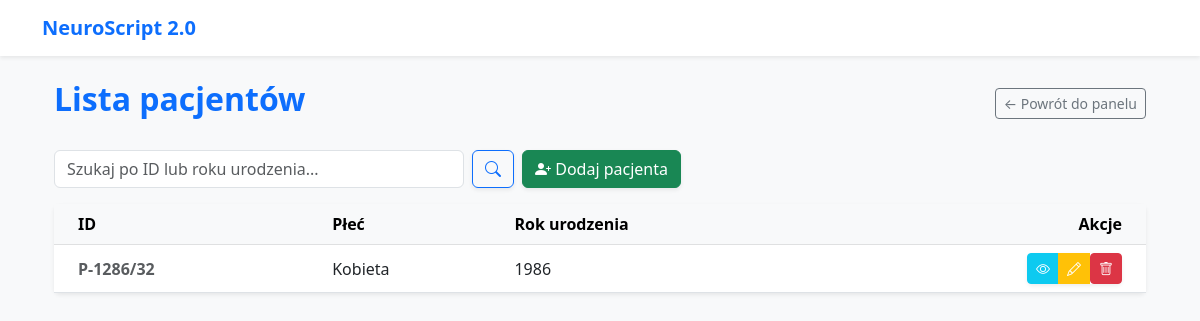
The app's page /patients/ (signed in), older data.
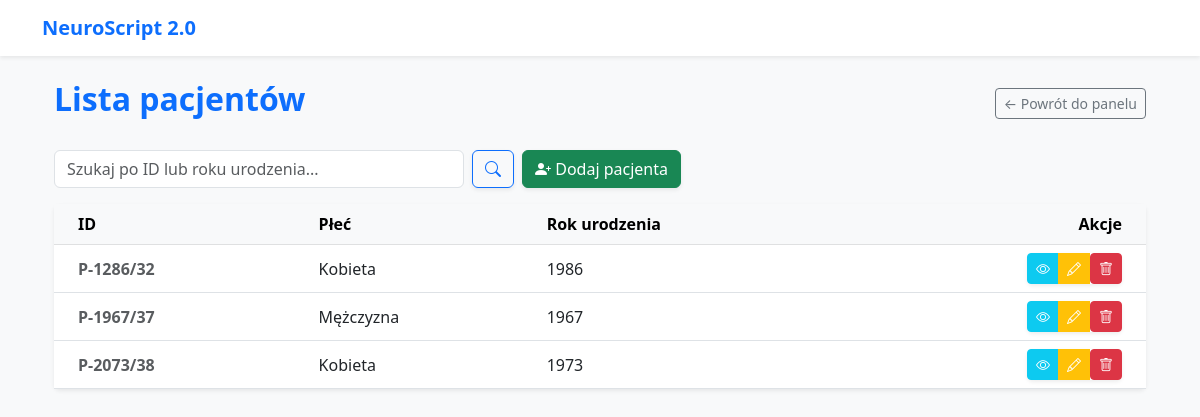
The same page, newer data.
### db_models/models.py (models this page shows, shortened)
class Pacjent(models.Model):
    identyfikator_pacjenta = models.CharField(max_length=100, blank=True)
    rok_urodzenia = models.IntegerField()
    plec = models.CharField(max_length=20)
    lekarz = models.ForeignKey('auth.User', on_delete=models.CASCADE, related_name='pacjenci')

### analysis/views.py (the view, shortened to what this page needs)
# urls.py: path('patients/', views.patient_list, name='patient_list'),
@login_required
def patient_list(request):
    search_query = request.GET.get('search', '').strip()
    patients = Pacjent.objects.filter(lekarz=request.user)
    return render(request, 'analysis/patient_list.html', {
        'patients': patients,
        'search_query': search_query
    })

### templates/analysis/patient_list.html (shortened to what this page needs)
{% extends "base.html" %}
{% block content %}
<div class="container mt-4">
    <div class="d-flex justify-content-between align-items-center mb-4">
        <h2 class="text-primary fw-bold">Lista pacjentów</h2>
        <a href="{% url 'dashboard' %}" class="btn btn-outline-secondary btn-sm">← Powrót do panelu</a>
    </div>
    <div class="row mb-3">
        <div class="col-md-8 col-lg-7">
            <form action="{% url 'patient_list' %}" method="get" class="d-flex">
                <input type="text" name="search" class="form-control me-2" placeholder="Szukaj po ID lub roku urodzenia..." value="{{ search_query }}">
                <button type="submit" class="btn btn-outline-primary shadow-sm">
                    <i class="bi bi-search"></i>
                </button>
                <button type="button" class="btn btn-success ms-2 shadow-sm" id="btnNewPatient" style="white-space: nowrap;">
                    <i class="bi bi-person-plus-fill"></i> Dodaj pacjenta
                </button>
            </form>
        </div>
    </div>
    <div class="card shadow-sm border-0">
        <div class="card-body p-0">
            <table class="table table-hover align-middle mb-0">
                <thead class="table-light">
                    <tr>
                        <th class="ps-4">ID</th>
                        <th>Płeć</th>
                        <th>Rok urodzenia</th>
                        <th class="text-end pe-4">Akcje</th>
                    </tr>
                </thead>
                <tbody>
                    {% for patient in patients %}
                        <tr>
                            <td class="ps-4 fw-bold text-muted">{{ patient.identyfikator_pacjenta }}</td>
                            <td>{{ patient.plec }}</td>
                            <td>{{ patient.rok_urodzenia }}</td>
                            <td class="text-end pe-4">
                                <div class="btn-group shadow-sm" role="group">
                                    <a href="{% url 'historia_badan' %}?search={{ patient.identyfikator_pacjenta }}"
                                    class="btn btn-sm btn-info text-white"
                                    title="Pokaż badania pacjenta">
                                        <i class="bi bi-eye"></i>
                                    </a>
                                    <button
                                        type="button"
                                        class="btn btn-sm btn-warning text-white"
                                        title="Edytuj"
                                        data-bs-toggle="modal"
                                        data-bs-target="#editPatientModal"
                                        data-id="{{ patient.id }}"
                                        data-rok="{{ patient.rok_urodzenia }}"
                                        data-plec="{{ patient.plec }}"
                                    >
                                        <i class="bi bi-pencil"></i>
                                    </button>
                                    <form action="{% url 'patient_delete' patient.id %}" method="post" style="display:inline;" onsubmit="return confirm('Czy na pewno chcesz usunąć?');">
                                        <button type="submit" class="btn btn-sm btn-danger text-white" title="Usuń">
                                            <i class="bi bi-trash"></i>
                                        </button>
                                    </form>
                                </div>
                            </td>
                        </tr>
                    {% endfor %}
                </tbody>
            </table>
        </div>
    </div>
</div>
{% endblock %}

Row changes from the older to the newer data that the page shows:
added Pacjent: identyfikator_pacjenta "P-1967/37", plec "Mężczyzna", rok_urodzenia "1967"
added Pacjent: identyfikator_pacjenta "P-2073/38", plec "Kobieta", rok_urodzenia "1973"
